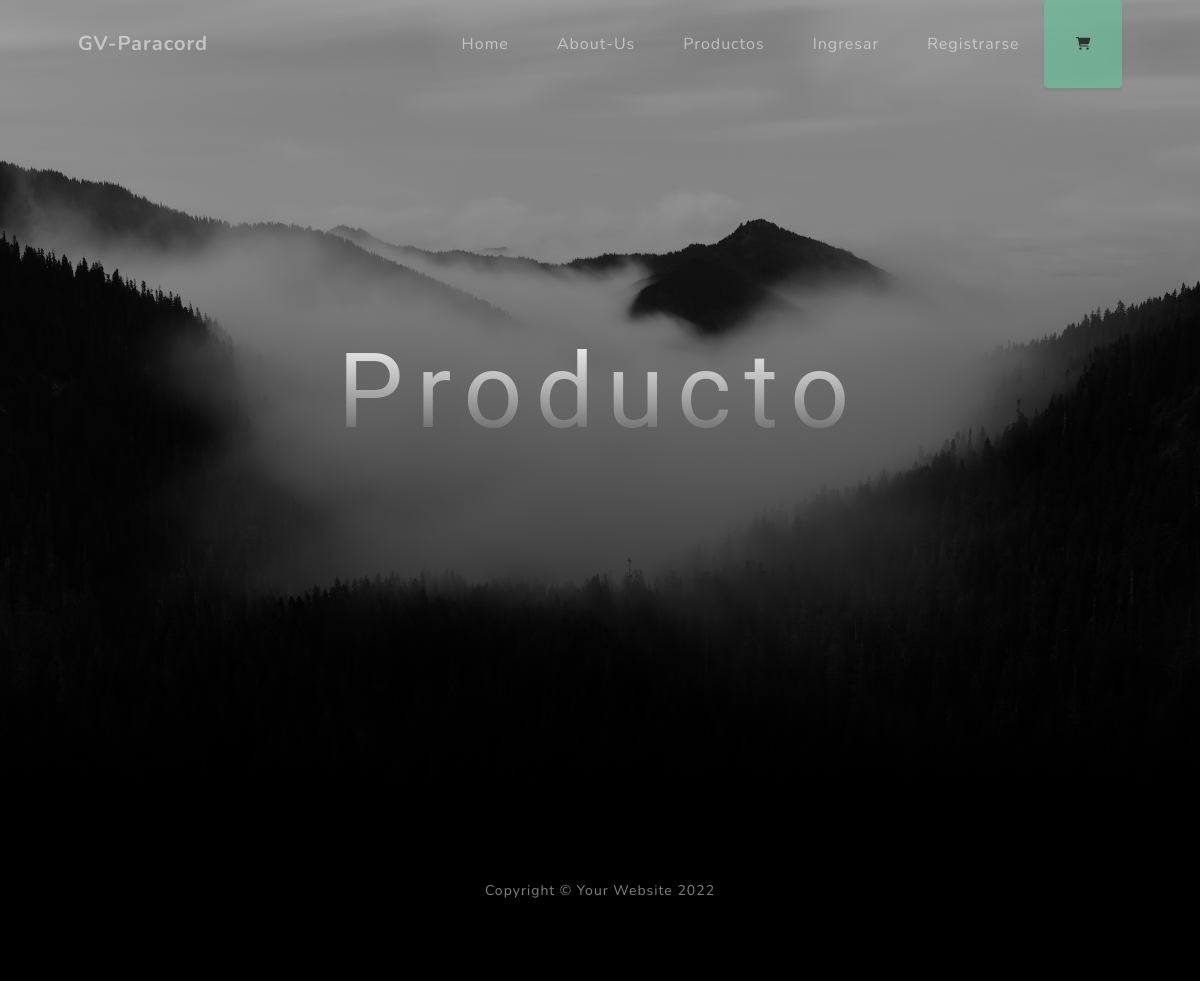
Page /producto/list on the earlier database version.
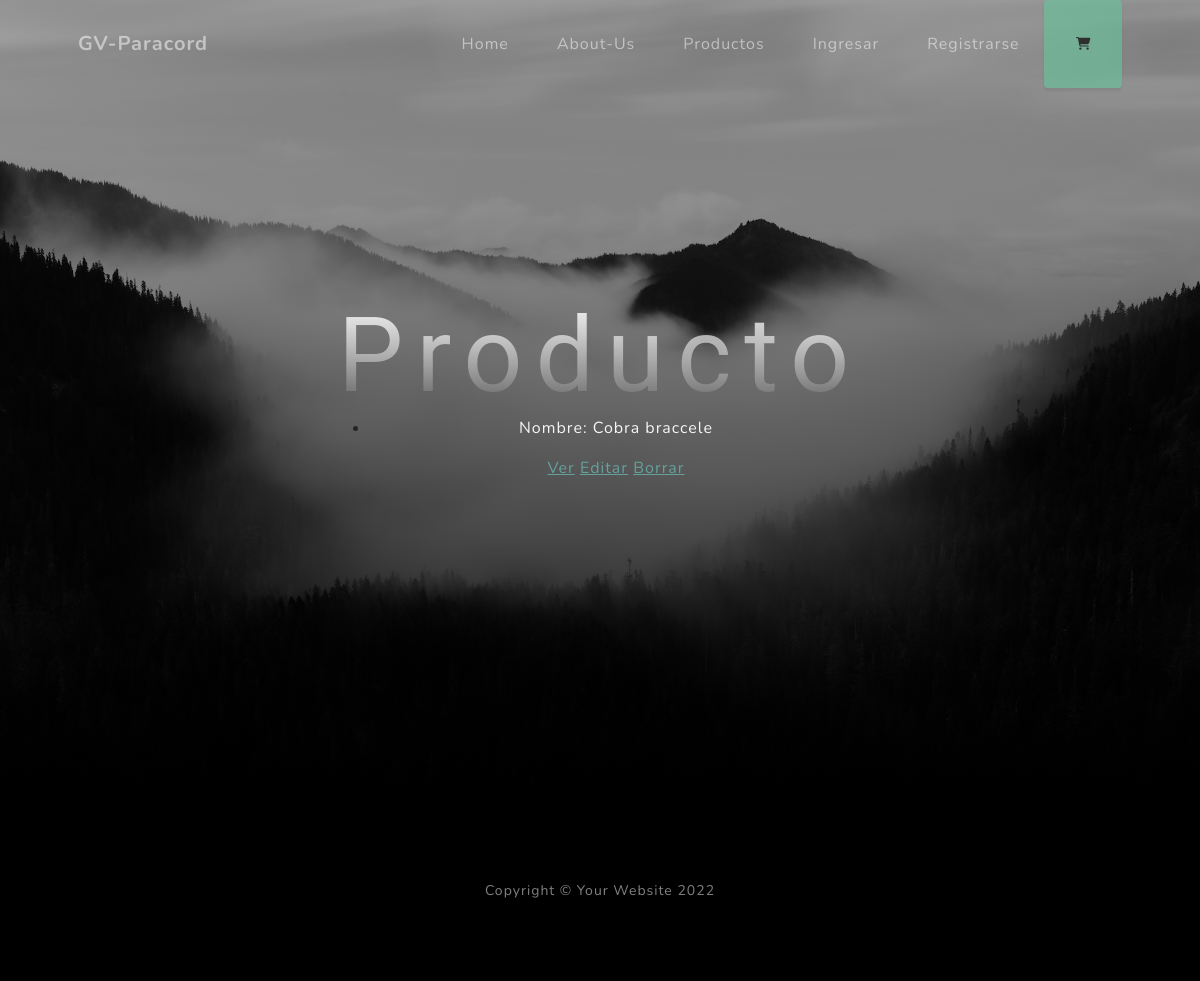
Same page on the later database version.
### AppECP/models.py (models this page shows, shortened)
class Producto(models.Model):
	nombre = models.CharField(max_length=250, verbose_name='Nombre')
	encabezado = models.TextField(verbose_name='Encabezado')
	contenido = models.TextField(verbose_name='Contenido')
	image = models.ImageField(default='users/cobra.png',upload_to='producto/', null=True, blank=True, verbose_name='Imagen')
	precio = models.FloatField()
	category = models.ForeignKey(Categorias, on_delete=models.CASCADE, related_name='get_posts', verbose_name='Categoría')
	fabricante = models.ForeignKey(User, on_delete=models.CASCADE, related_name='get_posts', verbose_name='Fabricante')
	creacion = models.DateTimeField(auto_now_add=True, verbose_name='Fecha de creación')
	modificacion = models.DateTimeField(auto_now=True, verbose_name='Fecha de modificación')
	class Meta:
		verbose_name = 'Producto'
		verbose_name_plural = 'Productos'
		ordering = ['-creacion']

### AppECP/views.py (the view)
# urls.py: path('producto/list', views.ProductoListView.as_view(), name='List'),
class ProductoListView(ListView):
    model = Producto
    template_name = "AppECP/producto_list.html"

### AppECP/templates/AppECP/producto_list.html (shortened to what this page needs)
<!DOCTYPE html>
<html lang="en">
    <head>
        {% load static %}
        <link href="{% static 'css/styles.css'%}" rel="stylesheet" />
    </head>
    <body id="page-top">
        <nav class="navbar navbar-expand-lg navbar-light fixed-top" id="mainNav">
            <div class="container px-4 px-lg-5">
                <a class="navbar-brand" href="#page-top">GV-Paracord</a>
                <div class="collapse navbar-collapse" id="navbarResponsive">
                    <ul class="navbar-nav ms-auto">
                        <li class="nav-item"><a class="nav-link" href={% url 'home' %}>Home</a></li>
                        <li class="nav-item"><a class="nav-link" href={% url 'aboutus' %}>About-Us</a></li>
                        <li class="nav-item"><a class="nav-link" href={% url 'products' %}>Productos</a></li>
                        {% if request.user.is_authenticated %}
                        <li class="nav-item dropdown">
                            <a class="nav-link dropdown-toggle" href="#" role="button" data-bs-toggle="dropdown" aria-expanded="false">
                                {{ user.username}}
                            </a>
                            <ul class="dropdown-menu">
                                {% if user.is_superuser %}
                              <li><a class="dropdown-item" href="{% url 'List' %}">Listar Productos</a></li>
                              <li><a class="dropdown-item" href="{% url 'New' %}">Agregar Productos</a></li>
                                {% endif %}
                              <li><a class="dropdown-item" href={% url 'logout' %}>Cerrar Sesion</a></li>
                            </ul>
                          </li>
                        {% else %}
                        <li class="nav-item"><a class="nav-link" href={% url 'login' %}>Ingresar</a></li>
                        <li class="nav-item"><a class="nav-link" href={% url 'register' %}>Registrarse</a></li>
                        {% endif %}
                        <br>
                        {% if user.is_superuser or not user.is_authenticated %}
                        <button role="button" class="btn btn-success mr-3" disabled>
                            <i class="fas fa-shopping-cart"></i>
                        </button>
                        {% else %}
                        <button role="button" class="btn btn-success mr-3" href="{% url 'carrito_index' %}">
                            <i class="fas fa-shopping-cart"></i>
                        </button>
                        {% endif %}
                    </ul>
                </div>
            </div>
        </nav>
        <header class="masthead">
            <div class="container px-4 px-lg-5 d-flex h-100 align-items-center justify-content-center">
                <div class="d-flex justify-content-center">
                    <div class="text-center">
                        <form method="post">{% csrf_token %}
                            <h1> Producto</h1>
                            <ul>
                            {% for producto in object_list %}
                                <li>
                                    <p style="color: whitesmoke;">Nombre: {{producto.nombre}}</p>
                                    <a href="{% url 'Detail' producto.id %}"> Ver</a>
                                    <a href="{% url 'Edit' producto.id %}"> Editar</a>
                                    <a href="{% url 'Delete' producto.id %}"> Borrar</a>
                                </li>
                             {% endfor %}
                            </ul>
                        </form>
                    </div>
                </div>
            </div>
        </header>
        <footer class="footer bg-black small text-center text-white-50"><div class="container px-4 px-lg-5">Copyright &copy; Your Website 2022</div></footer>
    </body>
</html>

Differences in the rows shown:
added Producto: nombre "Cobra braccele"
